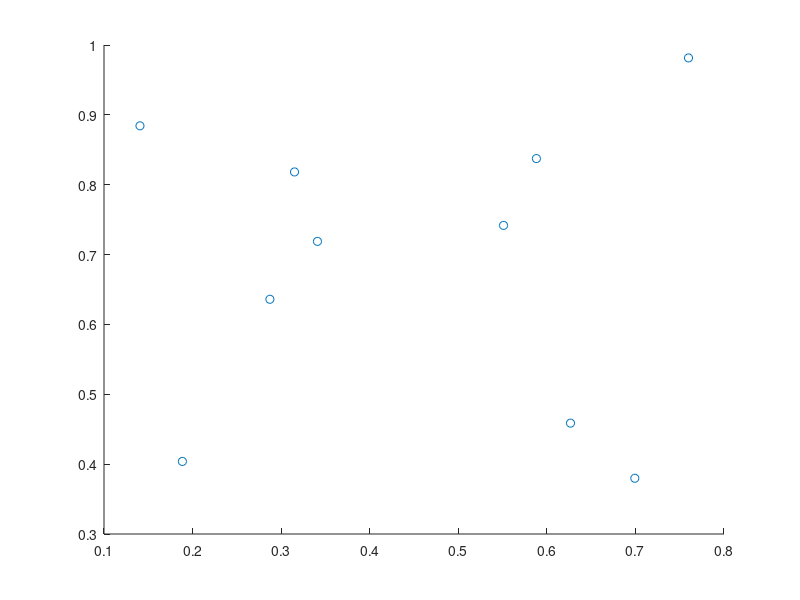

This figure's MATLAB source: (Note: this script raises an error after producing the figure.)
x = 0.1406;
y = 0.8843;

vertices = [
    0.1406 0.8843 0;
% non-convex test 1
    0.3151 0.8183 1
    0.1885 0.4039 1
    0.5511 0.7418 1
    0.2873 0.6360 1
    0.3410 0.7189 2
    0.7599 0.9815 2
    0.6267 0.4587 2
    0.5882 0.8374 2

% non-convex test 2 
%     0.3668 0.8680 1
%     0.4934 0.8591 1
%     0.5438 0.6181 1
%     0.4225 0.4677 1
%     0.2621 0.4957 1
%     0.4112 0.6653 1   
%     0.5982 0.8196 2
%     0.7261 0.9649 2
%     0.7234 0.6691 2
%     0.6750 0.8502 2

% convex polygons test 1
%     0.2382 0.8808 1
%     0.3549 0.8362 1
%     0.2733 0.6309 1
%     0.1593 0.6921 1
%     0.4444 0.6819 2
%     0.4530 0.4791 2
%     0.6200 0.5097 2
%     0.6101 0.7622 2

% convex polygons test 2
%     0.3651 0.7641 1;
%     0.3205 0.6166 1;
%     0.4493 0.4927 1;
%     0.5478 0.7404 1;
%     0.5935 0.8234 2;
%     0.6081 0.9598 2;
%     0.7327 0.9713 2;
%     0.7228 0.7444 2;

    0.6993 0.3798 3
   
% test from the lab-description (comment everything above)
% 0.7807 9.0497 0
% 3.0322 8.9912 1
% 1.3655 6.7105 1
% 4.1140 4.0497 1
% 6.2778 8.2310 1
% 8.2953 5.8333 2
% 5.6345 2.6170 2
% 9.1433 1.9152 2
% 11.4825 6.9444 2
% 10.2544 0.5702 3
];

figure, scatter(vertices(:,1), vertices(:,2)), hold on;
[edges, polyEdges] = RPS(vertices);
for i = 1:size(polyEdges,1)
    line([polyEdges(i,1), polyEdges(i,3)],[polyEdges(i,2), polyEdges(i,4)], 'Color', [1 0 0], 'LineWidth', 5);
end;
for i = 1:size(edges,1)
    line([vertices(edges(i,1), 1), vertices(edges(i,2),1)],[vertices(edges(i,1), 2), vertices(edges(i,2),2)])
end;


